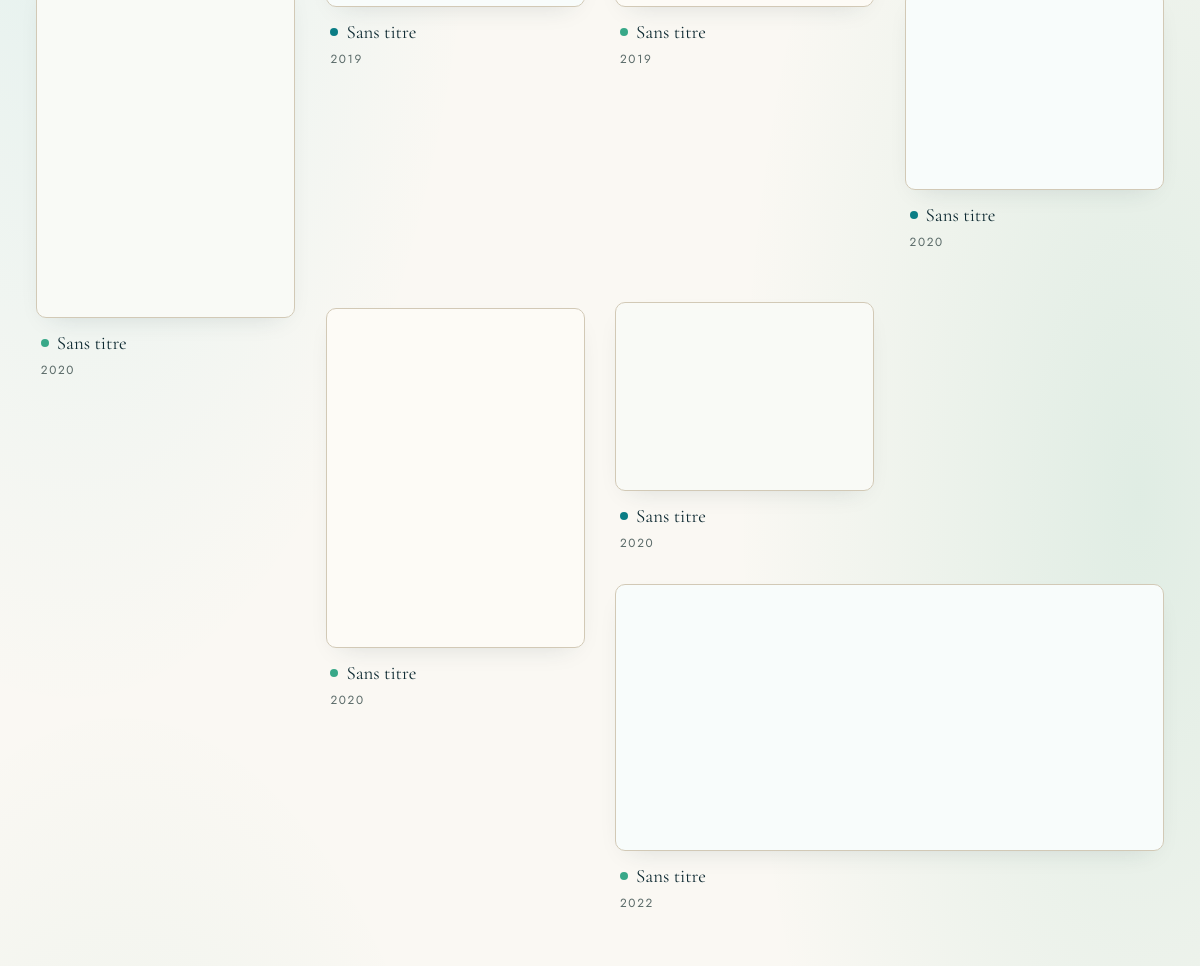
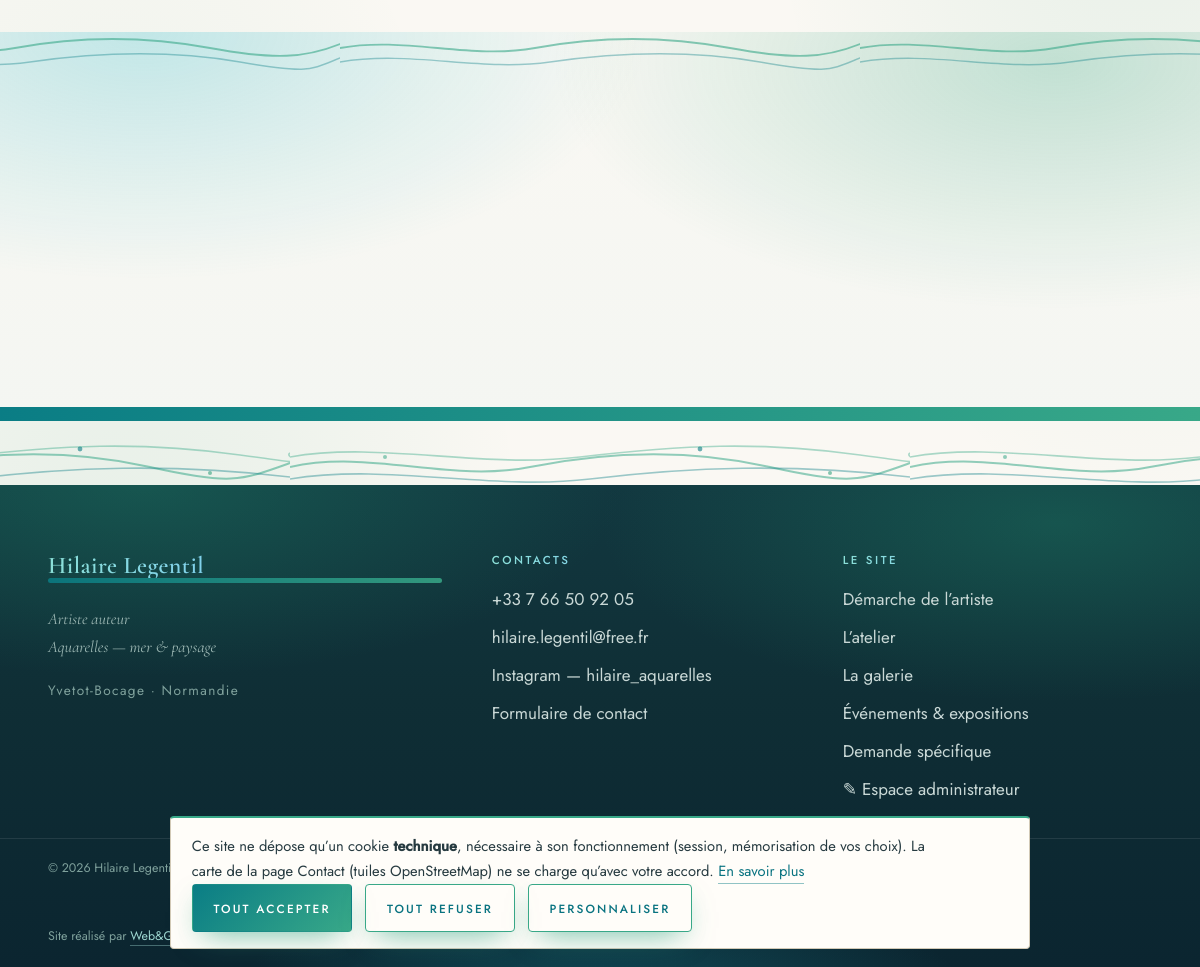
The page /galerie (lower part) on the database as committed earlier (2 pictures, top to bottom).
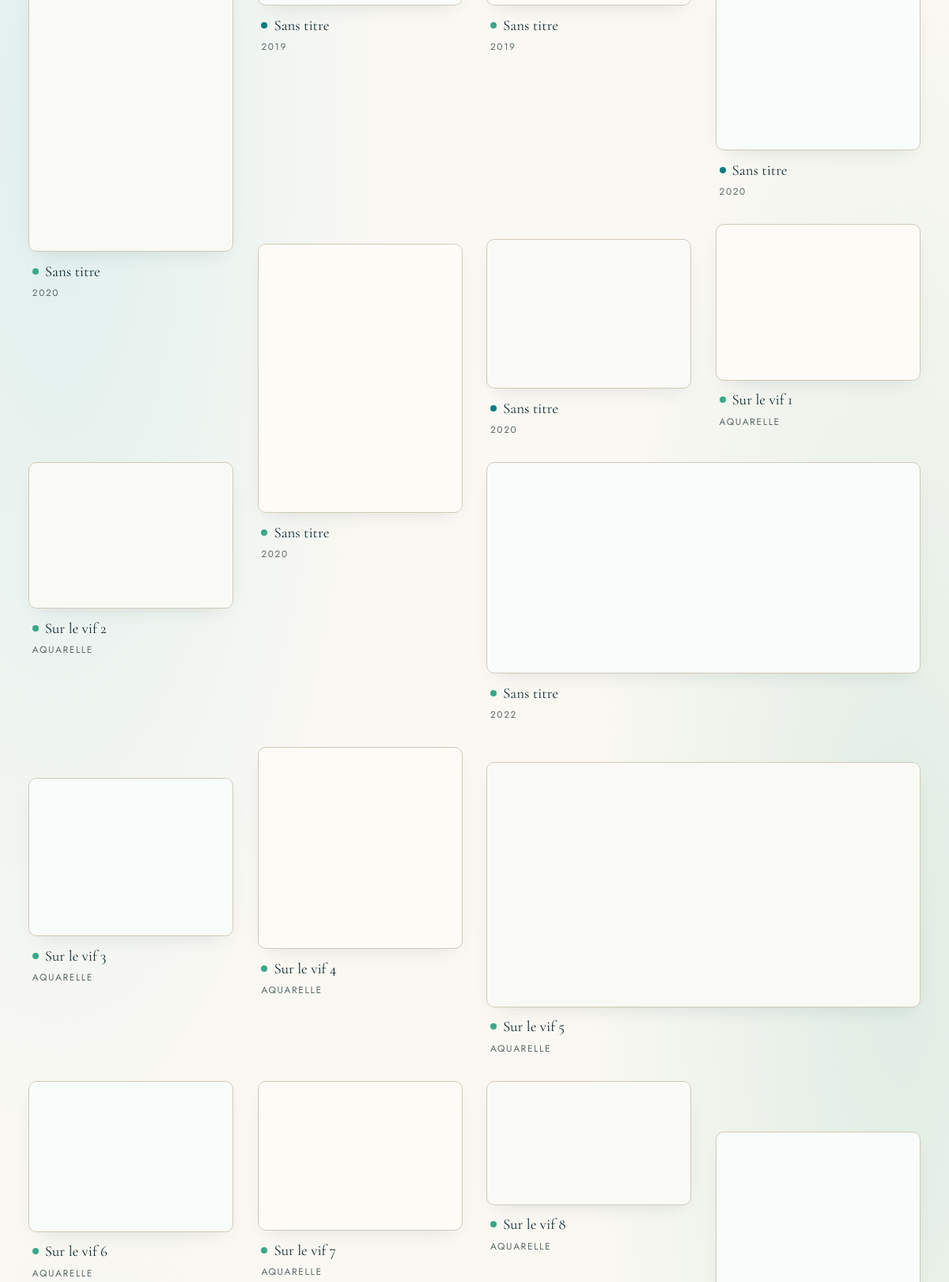
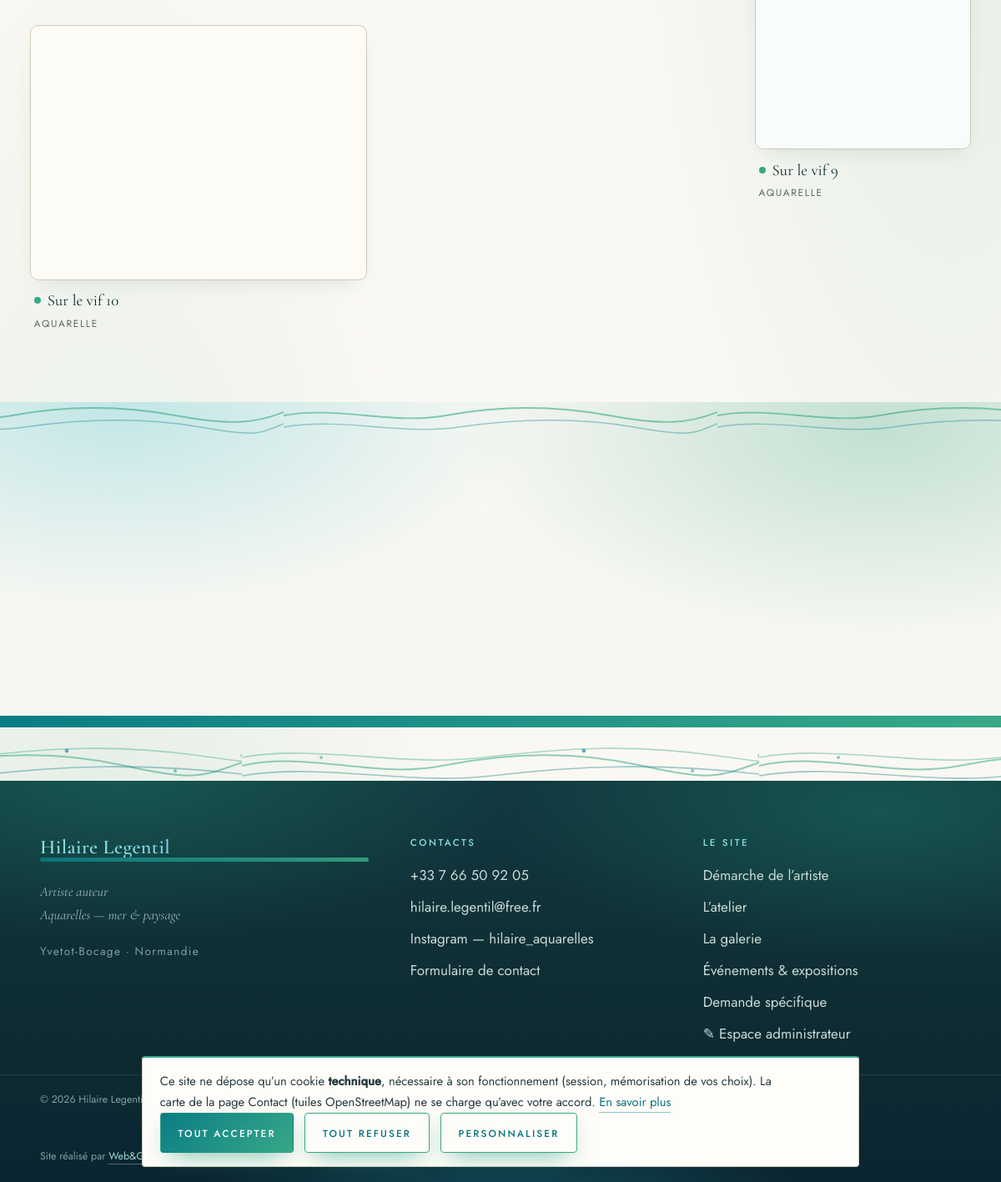
The same page on the database as committed later (2 pictures, top to bottom).
### tables this page shows
CREATE TABLE works (
    id INTEGER PRIMARY KEY AUTOINCREMENT,
    title TEXT NOT NULL DEFAULT 'Sans titre',
    slug TEXT UNIQUE NOT NULL,
    description TEXT DEFAULT '',
    category TEXT DEFAULT '',
    technique TEXT DEFAULT '',
    dimensions TEXT DEFAULT '',
    year TEXT DEFAULT '',
    folder TEXT NOT NULL,
    img_w INTEGER DEFAULT 0,
    img_h INTEGER DEFAULT 0,
    position INTEGER NOT NULL DEFAULT 0,
    published INTEGER NOT NULL DEFAULT 1,
    created_at TEXT NOT NULL
, tonality TEXT DEFAULT '', chroma REAL DEFAULT 0, sujet TEXT, ambiance TEXT);

### app.py (the view)
@app.route("/galerie")
def gallery():
    works = get_works()
    cats = []
    for w in works:
        if w["category"] and w["category"] not in cats:
            cats.append(w["category"])
    def _tallies(key):
        out = {}
        for w in works:
            v = (w[key] or "").strip()
            if v:
                out[v] = out.get(v, 0) + 1
        return list(out.items())
    sujets = _tallies("sujet")
    ambiances = _tallies("ambiance")
    techs = _tallies("technique")
    years = _tallies("year")
    years.sort(key=lambda p: p[0], reverse=True)
    conn = db.connect()
    vif = conn.execute("SELECT folder, img_w, img_h FROM atelier "
                       "WHERE kind='vif' ORDER BY position, id").fetchall()
    conn.close()
    return render_template("gallery.html", works=works, categories=cats,
                           sujets=sujets, ambiances=ambiances, techs=techs,
                           years=years, vif=vif)

### app.py (called while the page is built)
@app.context_processor
def inject_globals():
    s = db.get_settings()
    hl_works = get_works()
    return {
        "SITE": SITE,
        "S": s,
        "admin_user": auth.current_admin(),
        "csrf": auth.csrf_token(),
        "year": date.today().year,
        "map_center": [49.4894, -1.5048],   # Yvetot-Bocage (Normandie)
        "map_radius": 75000,                # 75 km
        "hl_slugs": ",".join(w["slug"] for w in hl_works),
        "hl_total": len(hl_works),
        "vapid_pub": VAPID_PUB,
    }

def get_works(only_published=True):
    conn = db.connect()
    q = "SELECT * FROM works"
    if only_published:
        q += " WHERE published = 1"
    q += " ORDER BY position, id"
    rows = conn.execute(q).fetchall()
    conn.close()
    return rows

@app.after_request
def security_headers(resp):
    resp.headers.setdefault("X-Content-Type-Options", "nosniff")
    resp.headers.setdefault("Referrer-Policy", "strict-origin-when-cross-origin")
    resp.headers.setdefault("Permissions-Policy", "geolocation=(), microphone=(), camera=()")
    return resp

### auth.py (called while the page is built)
def current_admin():
    return session.get("admin_user") if session.get("admin_auth") else None

### templates/gallery.html (shortened to what this page needs)
{% extends "base.html" %}
{% from "_macros.html" import work_card %}
{% block content %}
<section class="section gallery-section">
  <div class="container">
    {% if works %}
    <div class="gallery-grid" id="gallery-grid">
      {% for w in works %}{{ work_card(w, loop.index0) }}{% endfor %}
    </div>
    {% else %}
    <p class="muted">La galerie sera bientôt en ligne. Merci de revenir très vite.</p>
    {% endif %}
  </div>
</section>
<section class="section contact-invitation">
</section>
{% endblock %}

### templates/_macros.html
{% macro picture(area, folder, alt, sizes='(max-width:760px) 100vw, 600px', cls='', loading='lazy') -%}
<img class="{{ cls }}" loading="{{ loading }}" decoding="async"
     src="/uploads/{{ area }}/{{ folder }}/medium.webp"
     alt="{{ alt }}">
{%- endmacro %}
{% macro span_class(w, i) -%}
{%- set r = (w.img_w / w.img_h) if w.img_h else 1 -%}
{%- if r >= 1.75 -%}s-wide{%- elif r <= 0.85 -%}s-tall{%- elif i % 5 == 2 -%}s-big{%- else -%}s-std{%- endif -%}
{%- endmacro %}
{% macro work_card(w, i=0) -%}
<a class="work {{ span_class(w, i) }}" href="{{ url_for('work', slug=w.slug) }}"
   data-tn="{{ w.tonality or '' }}" data-sujet="{{ w.sujet or '' }}"
   data-amb="{{ w.ambiance or '' }}" data-tech="{{ w.technique or '' }}"
   data-year="{{ w.year or '' }}"
   aria-label="{{ w.title }} — voir l'œuvre">
  <span class="work-frame">
    {{ picture('works', w.folder, 'Aquarelle — ' ~ (w.title or 'Sans titre') ~ (' — ' ~ w.category if w.category),
               sizes='(max-width:700px) 92vw, (max-width:1100px) 46vw, 32vw', cls='work-img') }}
  </span>
  <span class="work-caption">
    <span class="work-title">{{ w.title }}</span>
    <span class="work-meta">{{ w.category ~ ' · ' ~ w.year if w.category and w.year else (w.category or w.year or 'Aquarelle') }}</span>
  </span>
</a>
{%- endmacro %}

Rows that differ between the two databases and show on the page:
added works: folder (picture), title "Sur le vif 1", category+year "AQUARELLE"
added works: folder (picture), title "Sur le vif 2", category+year "AQUARELLE"
added works: folder (picture), title "Sur le vif 3", category+year "AQUARELLE"
added works: folder (picture), title "Sur le vif 4", category+year "AQUARELLE"
added works: folder (picture), title "Sur le vif 5", category+year "AQUARELLE"
added works: folder (picture), title "Sur le vif 6", category+year "AQUARELLE"
added works: folder (picture), title "Sur le vif 7", category+year "AQUARELLE"
added works: folder (picture), title "Sur le vif 8", category+year "AQUARELLE"
added works: folder (picture), title "Sur le vif 9", category+year "AQUARELLE"
added works: folder (picture), title "Sur le vif 10", category+year "AQUARELLE"
